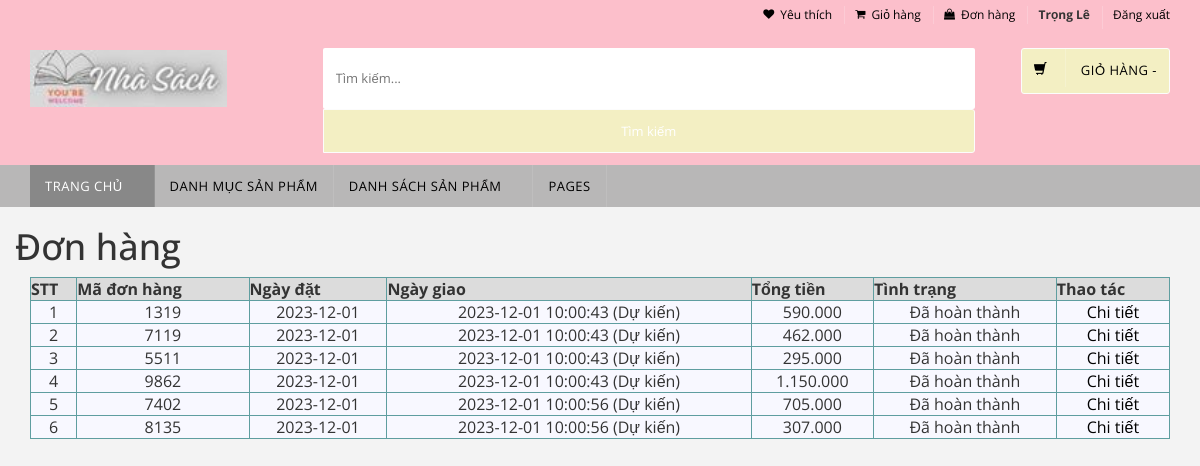
/donhang.php (signed in), run on the app's committed database.
### tables this page shows
CREATE TABLE `donhang` (
  `id` int(10) NOT NULL,
  `makhachhang` int(10) NOT NULL,
  `ten` varchar(255) DEFAULT NULL,
  `sodienthoai` varchar(11) DEFAULT NULL,
  `diachi` varchar(255) DEFAULT NULL,
  `tongtien` int(10) NOT NULL,
  `ngaydathang` date NOT NULL,
  `ngaynhan` timestamp NULL DEFAULT current_timestamp() ON UPDATE current_timestamp(),
  `code_donhang` varchar(255) NOT NULL,
  `hinhthucthanhtoan` varchar(255) NOT NULL,
  `trangthai` int(11) NOT NULL
);

### libraries/Database.php (called while the page is built, shortened)
<?php
class Database
{
    public $link;
    public function __construct()
    {
        $this->link = mysqli_connect("localhost","root","","luanvan") or die();
        mysqli_set_charset($this->link,"utf8");
    }
    public function fetchJone($table,$sql ,$page = 0,$row ,$pagi = false)
    {
        $data = [];
       if($pagi == true)
       {
        $total = $this->countTable($table);
        $sotrang = ceil($total / $row);
        $start = ($page - 1) * $row ;
        $sql .= "LIMIT $start,$row ";
        $data = [ "page" => $sotrang];
        $result = mysqli_query($this->link,$sql) or die("Lỗi truy vấn fetchJone ----" .mysqli_error($this->link));
       }
       else
        {
            $result = mysqli_query($this->link,$sql) or die("Lỗi truy vấn fetchJone ----" .mysqli_error($this->link));
        }
        if($result)
        {
            while ($num = mysqli_fetch_assoc($result))
            {
                $data[] = $num;
            }
        }
        return $data;
    }
}
?>

### admin/autoload/autoload.php (called while the page is built, shortened)
<?php
require_once __DIR__. "/../../libraries/Database.php";
require_once __DIR__. "/../../libraries/Function.php";
$db = new Database;
?>

### libraries/Function.php (called while the page is built, shortened)
<?php
function formatprice($number)
{
    $number = intval($number);
    return number_format($number, 0,',','.') ;
}
?>

### donhang.php (the view, shortened to what this page needs)
<?php
    require_once __DIR__. "/admin/autoload/autoload.php";
    if (isset($_GET['page'])) {
        $p = $_GET['page'];
    } else {
        $p = 1;
    }
    $user_id = isset($_SESSION['userid']) ? $_SESSION['userid'] : 0;
    $sql = " SELECT donhang.* FROM donhang
              WHERE makhachhang  = $user_id  ORDER BY donhang.id DESC";
    $donhang = $db->fetchJone("donhang", $sql, $page = $p, 20, false);
?>
<?php require_once __DIR__. "/layouts/header.php"; ?>
<div class="container">
    <div class="row">
        <h1>Đơn hàng</h1>
    </div>
</div>
<div class="container">
    <table class="order">
        <tr>
            <th>STT</th>
            <th>Mã đơn hàng</th>
            <th>Ngày đặt</th>
            <th>Ngày giao</th>
            <th>Tổng tiền</th>
            <th>Tình trạng</th>
           <th>Thao tác</th>
        </tr>
        <?php $count = 1;
        foreach ($donhang as $key => $value) { ?>
            <tr>
                <td><?= $count++ ?></td>
                <td><?= $value['code_donhang'] ?></td>
                <td><?= $value['ngaydathang'] ?></td>
                <td><?= ($value['trangthai'] != "Đang xử lý") ? $value['ngaynhan']  : "Dự kiến 3 ngày sau khi đơn hàng đã được xử lý" ?>
                    <?=  ($value['trangthai'] != "Hoàn thành" && $value['trangthai'] != "Đang xử lý") ? "(Dự kiến)" : "" ?>
                </td>
                <td><?= formatprice($value['tongtien']) ?></td>
                <?php
                if ($value['trangthai'] == 0) { ?>
                    <td>
                        Đơn đang xử lý
                    </td>
                   <td>
                       <a href="chitietdonhang.php?code_donhang=<?php echo $value['code_donhang'] ?>">Chi tiết</a>
                   </td>
                   <?php } elseif ($value['trangthai'] == 3) { ?>
                    <td>
                        Đã hoàn thành
                    </td>
                   <td>
                       <a href="chitietdonhang.php?code_donhang=<?php echo $value['code_donhang'] ?>">Chi tiết</a>
                   </td>
            </tr>
        <?php }
    } ?>
    </table>
</div>

### public/frontend/css/blue.css (style rules this page uses)
a { color: #0f6cb2; }

### layouts/header.php (style rules this page uses)
a { color: #000; }

### donhang.php (style rules this page uses)
th { background-color: gainsboro; border: 1px solid cadetblue; }
td { border: 1px solid cadetblue; text-align: center; }
.order { width: 100%; background-color: ghostwhite; padding: 10px; border-collapse: collapse; }

### data on the page
donhang: code_donhang "1319", ngaydathang "2023-12-01", ngaynhan "2023-12-01 10:00:43", trangthai "(Dự kiến)", tongtien "590.000"
donhang: code_donhang "7119", ngaydathang "2023-12-01", ngaynhan "2023-12-01 10:00:43", trangthai "(Dự kiến)", tongtien "462.000"
donhang: code_donhang "5511", ngaydathang "2023-12-01", ngaynhan "2023-12-01 10:00:43", trangthai "(Dự kiến)", tongtien "295.000"
donhang: code_donhang "9862", ngaydathang "2023-12-01", ngaynhan "2023-12-01 10:00:43", trangthai "(Dự kiến)", tongtien "1.150.000"
donhang: code_donhang "7402", ngaydathang "2023-12-01", ngaynhan "2023-12-01 10:00:56", trangthai "(Dự kiến)", tongtien "705.000"
donhang: code_donhang "8135", ngaydathang "2023-12-01", ngaynhan "2023-12-01 10:00:56", trangthai "(Dự kiến)", tongtien "307.000"

### other printed values
$_SESSION['username'] "Trọng Lê"
